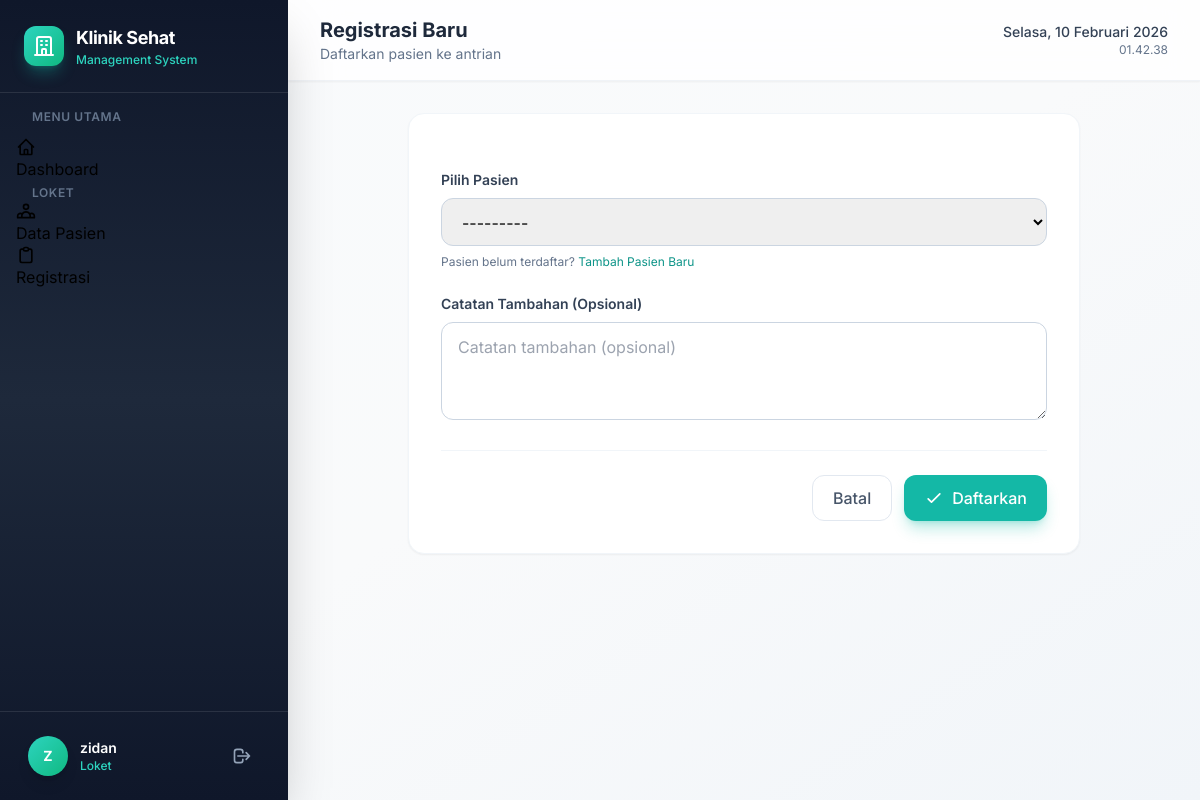
The page /registrations/create/ (signed in) on the database its author committed.
### clinic_auth/models.py (models this page shows, shortened)
class User(AbstractUser):
    ROLE_CHOICES = [
        ("admin", "Admin"),
        ("loket", "Loket"),
        ("ugd", "UGD"),
        ("dokter", "Dokter"),
        ("farmasi", "Farmasi"),
    ]
    role = models.CharField(max_length=20, choices=ROLE_CHOICES, default="loket")
    phone = models.CharField(max_length=20, blank=True)
    class Meta:
        db_table = "users"

### registrations/views.py (the view, shortened to what this page needs)
# urls.py: path("create/", views.RegistrationCreateView.as_view(), name="registration-create"),
class RegistrationCreateView(RoleRequiredMixin, CreateView):
    allowed_roles = ["loket"]
    model = Registration
    form_class = RegistrationForm
    template_name = "registrations/form.html"
    success_url = reverse_lazy("registration-list")
    def get_context_data(self, **kwargs):
        context = super().get_context_data(**kwargs)
        context["title"] = "Registrasi Baru"
        context["action"] = "Daftarkan"
        return context

### registrations/forms.py
class RegistrationForm(forms.ModelForm):
    class Meta:
        model = Registration
        fields = ["patient", "notes"]
        widgets = {
            "patient": forms.Select(
                attrs={
                    "class": FORM_INPUT_CLASS,
                }
            ),
            "notes": forms.Textarea(
                attrs={
                    "class": FORM_INPUT_CLASS,
                    "rows": 3,
                    "placeholder": "Catatan tambahan (opsional)",
                }
            ),
        }

### clinic_auth/mixins.py (called while the page is built)
    def test_func(self):
        if not self.request.user.is_authenticated:
            return False
        if self.request.user.role == "admin":
            return True
        return self.request.user.role in self.allowed_roles

### patients/models.py (called while the page is built)
    def __str__(self):
        return f"{self.medical_record_number} - {self.name}"

### templates/registrations/form.html (shortened to what this page needs)
{% extends 'base.html' %}
{% block page_title %}Registrasi Baru{% endblock %}
{% block page_subtitle %}Daftarkan pasien ke antrian{% endblock %}
{% block content %}
<div class="max-w-2xl mx-auto">
    <div class="bg-white rounded-2xl p-8 shadow-sm border border-slate-100">
        <form method="post" class="space-y-6">
            <div>
                <label class="block text-sm font-semibold text-slate-700 mb-2">Pilih Pasien</label>
                {{ form.patient }}
                <p class="mt-2 text-xs text-slate-500">
                    Pasien belum terdaftar? <a href="{% url 'patient-create' %}" class="text-teal-600 hover:underline">Tambah Pasien Baru</a>
                </p>
            </div>
            <div>
                <label class="block text-sm font-semibold text-slate-700 mb-2">Catatan Tambahan (Opsional)</label>
                {{ form.notes }}
            </div>
            <div class="pt-6 flex justify-end gap-3 border-t border-slate-100 mt-6">
                <a href="{% url 'registration-list' %}" class="px-5 py-2.5 rounded-xl text-slate-600 hover:bg-slate-50 border border-slate-200 font-medium transition-colors">
                    Batal
                </a>
                <button type="submit" class="px-5 py-2.5 bg-teal-500 hover:bg-teal-600 text-white rounded-xl font-medium shadow-lg shadow-teal-500/30 transition-all flex items-center gap-2">
                    <svg class="w-5 h-5" fill="none" stroke="currentColor" viewBox="0 0 24 24"><path stroke-linecap="round" stroke-linejoin="round" stroke-width="2" d="M5 13l4 4L19 7"/></svg>
                    Daftarkan
                </button>
            </div>
        </form>
    </div>
</div>
{% endblock %}

### templates/base.html (shortened to what this page needs)
{% load static %}
<!DOCTYPE html>
<html lang="id" class="h-full">
<head>
    <script src="https://cdn.tailwindcss.com"></script>
    <link href="https://cdn.jsdelivr.net/npm/heroicons@2.0.18/heroicons.min.css" rel="stylesheet">
</head>
<body class="h-full bg-gradient-to-br from-slate-50 via-gray-50 to-slate-100">
    {% if user.is_authenticated %}
    <div class="flex h-screen overflow-hidden">
        <aside id="sidebar" class="w-72 bg-gradient-to-b from-slate-900 via-slate-800 to-slate-900 flex flex-col shadow-2xl z-30 transition-all duration-300 flex-shrink-0">
            <div class="p-6 border-b border-white/10">
                <div class="flex items-center gap-3">
                    <div class="w-10 h-10 rounded-xl bg-gradient-to-br from-teal-400 to-emerald-500 flex items-center justify-center shadow-lg shadow-teal-500/30">
                        <svg class="w-6 h-6 text-white" fill="none" stroke="currentColor" viewBox="0 0 24 24">
                            <path stroke-linecap="round" stroke-linejoin="round" stroke-width="2" d="M19 21V5a2 2 0 00-2-2H7a2 2 0 00-2 2v16m14 0h2m-2 0h-5m-9 0H3m2 0h5M9 7h1m-1 4h1m4-4h1m-1 4h1m-5 10v-5a1 1 0 011-1h2a1 1 0 011 1v5m-4 0h4"/>
                        </svg>
                    </div>
                    <div>
                        <h1 class="text-lg font-bold text-white tracking-tight">Klinik Sehat</h1>
                        <p class="text-xs text-teal-400 font-medium">Management System</p>
                    </div>
                </div>
            </div>
            <nav class="flex-1 p-4 space-y-1 overflow-y-auto">
                <p class="text-xs font-semibold text-slate-500 uppercase tracking-wider px-4 mb-3">Menu Utama</p>
                <a href="{% url 'dashboard' %}" class="sidebar-link {% if request.resolver_match.url_name == 'dashboard' %}active{% endif %}">
                    <svg class="w-5 h-5" fill="none" stroke="currentColor" viewBox="0 0 24 24"><path stroke-linecap="round" stroke-linejoin="round" stroke-width="2" d="M3 12l2-2m0 0l7-7 7 7M5 10v10a1 1 0 001 1h3m10-11l2 2m-2-2v10a1 1 0 01-1 1h-3m-6 0a1 1 0 001-1v-4a1 1 0 011-1h2a1 1 0 011 1v4a1 1 0 001 1m-6 0h6"/></svg>
                    Dashboard
                </a>
                {% if user.role == 'admin' or user.role == 'loket' %}
                <p class="text-xs font-semibold text-slate-500 uppercase tracking-wider px-4 mt-6 mb-3">Loket</p>
                <a href="{% url 'patient-list' %}" class="sidebar-link {% if 'patient' in request.resolver_match.url_name %}active{% endif %}">
                    Data Pasien
                </a>
                <a href="{% url 'registration-list' %}" class="sidebar-link {% if 'registration' in request.resolver_match.url_name %}active{% endif %}">
                    <svg class="w-5 h-5" fill="none" stroke="currentColor" viewBox="0 0 24 24"><path stroke-linecap="round" stroke-linejoin="round" stroke-width="2" d="M9 5H7a2 2 0 00-2 2v12a2 2 0 002 2h10a2 2 0 002-2V7a2 2 0 00-2-2h-2M9 5a2 2 0 002 2h2a2 2 0 002-2M9 5a2 2 0 012-2h2a2 2 0 012 2"/></svg>
                    Registrasi
                </a>
                {% endif %}
            </nav>
            <div class="p-4 border-t border-white/10">
                <div class="flex items-center gap-3 px-3 py-2">
                    <div class="w-10 h-10 rounded-full bg-gradient-to-br from-teal-400 to-emerald-500 flex items-center justify-center text-white font-bold text-sm shadow-lg">
                        {{ user.first_name|default:user.username|first|upper }}
                    </div>
                    <div class="flex-1 min-w-0">
                        <p class="text-sm font-semibold text-white truncate">{{ user.get_full_name|default:user.username }}</p>
                        <p class="text-xs text-teal-400 font-medium">{{ user.get_role_display }}</p>
                    </div>
                    <a href="{% url 'logout' %}" class="p-2 rounded-lg text-slate-400 hover:text-red-400 hover:bg-white/10 transition-all" title="Logout">
                        <svg class="w-5 h-5" fill="none" stroke="currentColor" viewBox="0 0 24 24"><path stroke-linecap="round" stroke-linejoin="round" stroke-width="2" d="M17 16l4-4m0 0l-4-4m4 4H7m6 4v1a3 3 0 01-3 3H6a3 3 0 01-3-3V7a3 3 0 013-3h4a3 3 0 013 3v1"/></svg>
                    </a>
                </div>
            </div>
        </aside>
        <div class="flex-1 flex flex-col overflow-hidden">
            <header class="bg-white/80 backdrop-blur-xl border-b border-slate-200/50 px-8 py-4 flex items-center justify-between shadow-sm z-20">
                <div class="flex items-center gap-4">
                    <div>
                        <h2 class="text-xl font-bold text-slate-800">{% block page_title %}Dashboard{% endblock %}</h2>
                        <p class="text-sm text-slate-500">{% block page_subtitle %}Selamat datang di Sistem Manajemen Klinik{% endblock %}</p>
                    </div>
                </div>
                <div class="flex items-center gap-3">
                    <div class="text-right hidden sm:block">
                        <p class="text-sm font-medium text-slate-700" id="current-date"></p>
                        <p class="text-xs text-slate-500" id="current-time"></p>
                    </div>
                </div>
            </header>
            <main class="flex-1 overflow-y-auto p-8">
                {% block content %}{% endblock %}
            </main>
        </div>
    </div>
    {% else %}
        {% block auth_content %}{% endblock %}
    {% endif %}
</body>
</html>

### templates/base.html (style rules this page uses)
* { font-family: 'Inter', system-ui, -apple-system, sans-serif; }
.sidebar-link { @apply flex items-center gap-3 px-4 py-3 rounded-xl text-slate-300 hover:text-white hover:bg-white/10 transition-all duration-200; }
.sidebar-link.active { @apply text-white bg-white/15 shadow-lg shadow-white/5; }

### rows shown on the page
User: first_name|first "Z", get_full_name "zidan", role "Loket"
